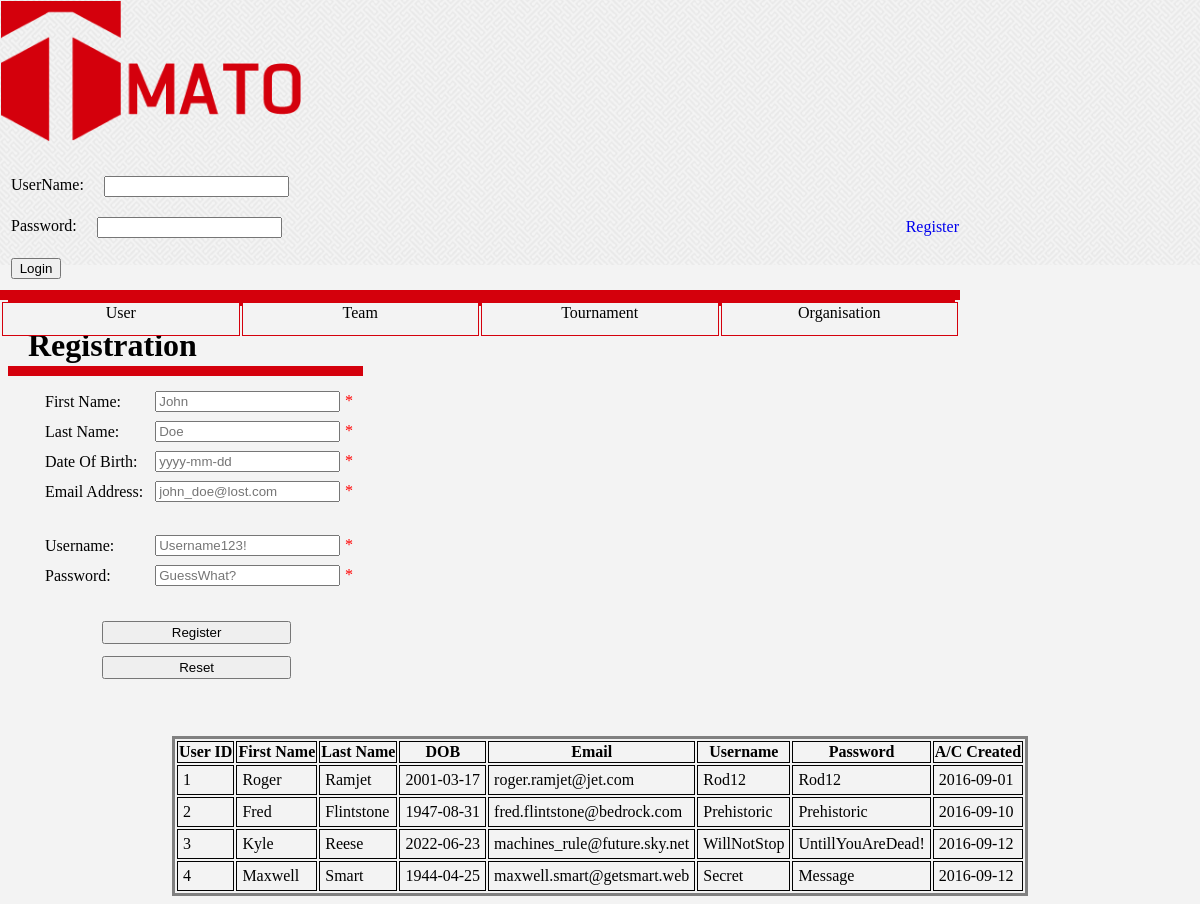
The page /registration.php on the database as committed earlier.
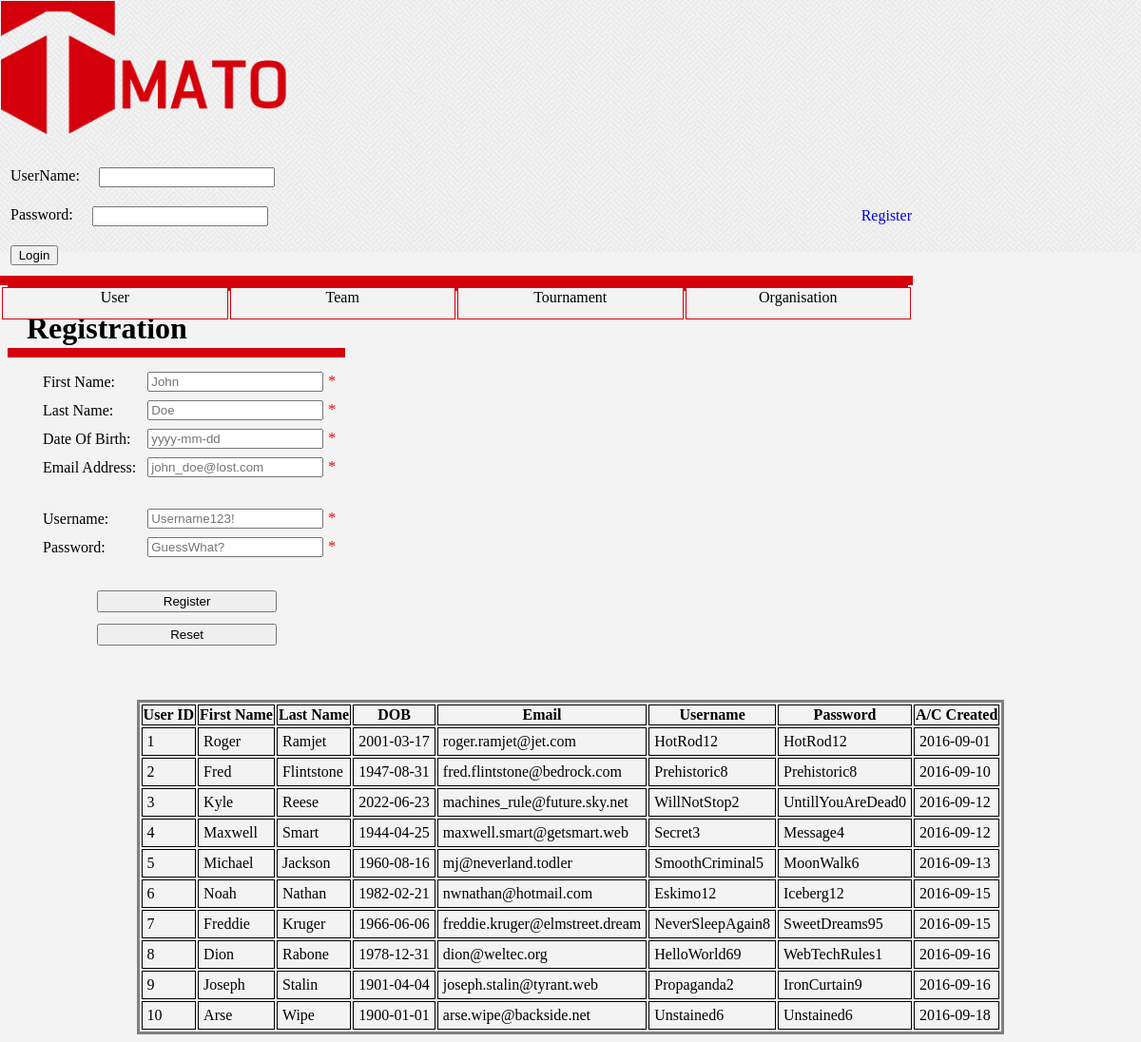
The same page on the database as committed later.
### tables this page shows
CREATE TABLE `user` (
  `User_ID` int(8) NOT NULL,
  `User_FName` varchar(32) NOT NULL,
  `User_LName` varchar(32) NOT NULL,
  `User_DOB` date NOT NULL,
  `User_Email` varchar(48) NOT NULL,
  `User_UName` varchar(20) NOT NULL,
  `User_Password` varchar(20) NOT NULL,
  `User_PwordHash` varchar(64) NOT NULL,
  `User_Created` date NOT NULL,
  `User_Bio` text,
  `User_DisplayName` int(1) NOT NULL DEFAULT '0',
  `User_DisplayAge` int(1) NOT NULL DEFAULT '0'
);

### registration.php (the view, shortened to what this page needs)
<!DOCTYPE html>
<?php
$fnameErr = $lnameErr = $dobErr = $emailErr = $unameErr = $pwordErr = "";
?>
<html>
    <head>
        <link rel="stylesheet" type="text/css" href="css/tmato_theme.css"/>
        <link rel="stylesheet" type="text/css" href="css/style.css"/>
    </head>
    <body>
        <div class="nonScroll">
            <form method="post" action="php/login_handler.php">
                <table class="table_header">
                    <tr>
                        <td><a href = "homepage.php"><img src="resources\images\tmato.png" class="logo"></a></td>
                    </tr>
                    <tr>
                        <td><div class="spacerSmall"></div></td>
                    </tr>
                    <tr>
                    	<td>
                        <?php
                        if (isset($_SESSION['loggedin']) && $_SESSION['loggedin'] == true) {
                        	$_SESSION['loggedin'] = true;
                        } else {
                        	echo "
	                            <label class='indent_01'>UserName:  </label>
	                            <input class='indent_01' type='text' name='username'>
	                            <label class='indent_01'>Password:  </label>
	                            <input class='indent_01' type='password' name='password'>
	                            <input class='indent_01' type='submit' value='Login'>
                        	";
                        }
                        ?>
                     	</td>
                        <td>
                        </td>
                        <td align="right">
                        <p align="right">
                        <?php
                        if (isset($_SESSION['loggedin']) && $_SESSION['loggedin'] == true) {
                        	echo "<a href='php/logout_handler.php' class='cleanLink'>logout</a>";
                        } else {
                            echo "<a href='registration.php' class='cleanLink'>Register</a>";
                        }
                        ?>
                        </p>
                     	</td>
                    </tr>
                </table>
            </form>
            <div class="pageBreak"></div>
            <div>
                <table class="table_nav">
                    <tr class="banner">
                        <td><a href ="user_account.php">User</a></td>
                        <td><a href ="team.php">Team</a></td>
                        <td><a href ="tournament.php">Tournament</a></td>
                        <td><a href ="organisation.php">Organisation</a></td>
                    </tr>
                </table>
            </div>
        </div>
        <div class="contentContainer">
        <div class="spacerLarge"></div>
        <h1>
            Registration
        </h1>
        <div class="headingBreak"></div>
        <div class="setBodyMargin">
            <form method="POST" action="<?php echo htmlspecialchars($_SERVER["PHP_SELF"]);?>">
                <table class="tb1">
                    <tr><td class="td1">First Name:</td><td></td><td><input type="text" placeholder="John" name="firstname" value="<?PHP if(isset($_POST['firstname'])) echo htmlspecialchars($_POST['firstname']); ?>">
                    	<span class="error">* <?php echo $fnameErr;?></span></td></tr>
                    <tr><td class="td1">Last Name:</td><td></td><td><input type="text" placeholder="Doe" name="lastname" value="<?PHP if(isset($_POST['lastname'])) echo htmlspecialchars($_POST['lastname']); ?>">
                    	<span class="error">* <?php echo $lnameErr;?></span></td></tr>
                    <tr><td class="td1">Date Of Birth:</td><td></td><td><input type="text" placeholder="yyyy-mm-dd" name="dob" value="<?PHP if(isset($_POST['dob'])) echo htmlspecialchars($_POST['dob']); ?>">
                    	<span class="error">* <?php echo $dobErr;?></span></td></tr>
                    <tr><td class="td1">Email Address:</td><td></td><td><input type="text" placeholder="john_doe@lost.com" name="email" value="<?PHP if(isset($_POST['email'])) echo htmlspecialchars($_POST['email']); ?>">
                    	<span class="error">* <?php echo $emailErr;?></span></td></tr>
                    <tr><td class="td1" colspan="3"></td></tr>
                    <tr><td class="td1" colspan="3"></td></tr>
                    <tr><td class="td1">Username:</td><td></td><td><input type="text" placeholder="Username123!" name="username" value="<?PHP if(isset($_POST['username'])) echo htmlspecialchars($_POST['username']); ?>">
                    	<span class="error">* <?php echo $unameErr;?></span></td></tr>
                    <tr><td class="td1">Password:</td><td></td><td><input type="password" placeholder="GuessWhat?" name="password" value="<?PHP if(isset($_POST['password'])) echo htmlspecialchars($_POST['password']); ?>">
                    	<span class="error">* <?php echo $pwordErr;?></span></td></tr>
                    <tr><td class="td1" colspan="3"></td></tr>
                    <tr><td class="td1" colspan="3"></td></tr>
                    <tr class="tr1" style="text-align:center"><td class="td1" colspan="3"><input class="btn" type="submit" name="submit" value="Register"></td></tr>
                    <tr class="tr1" style="text-align:center"><td class="td1" colspan="3"><input class="btn" type="reset" name="reset" value="Reset"></td></tr>
                    <tr>
                        <td class="reg_msg" colspan="3">
                        </td>
                    </tr>
                </table>
            </form>
        </div>
        <div>
            <br><br>
            <div class="div_user">
                <table class="tbl_user">
                    <tr>
                        <th class="th_user">User ID</th>
                        <th class="th_user">First Name</th>
                        <th class="th_user">Last Name</th>
                        <th class="th_user">DOB</th>
                        <th class="th_user">Email</th>
                        <th class="th_user">Username</th>
                        <th class="th_user">Password</th>
                        <th class="th_user">A/C Created</th>
                    </tr>
                    <?php
                    $connection = mysqli_connect("localhost:3306", "root", "", "tmato");
                    $result = mysqli_query($connection, "SELECT * FROM user;");
                    while ($output = mysqli_fetch_row($result)) {
                        echo"
                                <tr>
                                    <td class='td_user'>$output[0]</td>
                                    <td class='td_user'>$output[1]</td>
                                    <td class='td_user'>$output[2]</td>
                                    <td class='td_user'>$output[3]</td>
                                    <td class='td_user'>$output[4]</td>
                                    <td class='td_user'>$output[5]</td>
                                    <td class='td_user'>$output[6]</td>
                                    <td class='td_user'>$output[8]</td>
                                </tr>
                            ";
                    }
                    ?>
                </table>
            </div>
        </div>
        </div>
    </body>
</html>

### css/tmato_theme.css (style rules this page uses)
.nonScroll { display: block; position: fixed; top: 0; left: 0; z-index: 1; width: 100%; height: 265px; background: url("../resources/images/maze_white.gif"); }
.banner td { width: 25%; height: 30px; border: 1px solid #D4000C; border-collapse: collapse; background-color: #F3F3F3; }
.banner a { width: 100%; height: 100%; display: block; text-decoration: none; color: black; text-align: center; vertical-align: middle; padding: 0px; }
.logo { max-width: 300px; max-height: 160px; }
.spacerSmall { height: 16px; }
.spacerLarge { height: 288px; }
.pageBreak { background-color: #D4000C; height: 10px; width: 80%; }
.headingBreak { background-color: #D4000C; height: 10px; width: 30%; margin-top: -20px; }
.setBodyMargin { width: 80%; margin-left: 20px; }
.cleanLink { text-decoration: none; }
p { width: 80%; margin-left: 20px; }
h1 { margin-left: 20px; }
body { background-color: #F3F3F3; }
.table_header { border-spacing: 0; table-layout: fixed; width: 80%; }
.table_nav { width: 80%; }

### css/style.css (style rules this page uses)
.btn { width: 5cm; padding: 2px; margin: auto; }
.tb1 { padding: 10px; }
.td1 { padding: 5px; }
.reg_msg { color: green; text-align: center; }
.error { color: red; font-style: italic; }
.indent_01 { float: left; margin: 10px; min-width: 50px; max-width: 600px; }
.tbl_user { margin: auto; border-style: solid; }
.th_user { border-style: solid; border-width: .5px; font-weight: bold; }
.td_user { border-style: solid; border-width: .5px; padding: 5px; }

Rows that differ between the two databases and show on the page:
changed user "Roger": User_UName "Rod12" → "HotRod12"; User_Password "Rod12" → "HotRod12"
changed user "Fred": User_UName "Prehistoric" → "Prehistoric8"; User_Password "Prehistoric" → "Prehistoric8"
changed user "Kyle": User_UName "WillNotStop" → "WillNotStop2"; User_Password "UntillYouAreDead!" → "UntillYouAreDead0"
changed user "Maxwell": User_UName "Secret" → "Secret3"; User_Password "Message" → "Message4"
added user: User_ID "5", User_FName "Michael", User_LName "Jackson", User_DOB "1960-08-16", User_Email "mj@neverland.todler", User_UName "SmoothCriminal5", User_Password "MoonWalk6", User_Created "2016-09-13"
added user: User_ID "6", User_FName "Noah", User_LName "Nathan", User_DOB "1982-02-21", User_Email "nwnathan@hotmail.com", User_UName "Eskimo12", User_Password "Iceberg12", User_Created "2016-09-15"
added user: User_ID "7", User_FName "Freddie", User_LName "Kruger", User_DOB "1966-06-06", User_Email "freddie.kruger@elmstreet.dream", User_UName "NeverSleepAgain8", User_Password "SweetDreams95", User_Created "2016-09-15"
added user: User_ID "8", User_FName "Dion", User_LName "Rabone", User_DOB "1978-12-31", User_Email "dion@weltec.org", User_UName "HelloWorld69", User_Password "WebTechRules1", User_Created "2016-09-16"
added user: User_ID "9", User_FName "Joseph", User_LName "Stalin", User_DOB "1901-04-04", User_Email "joseph.stalin@tyrant.web", User_UName "Propaganda2", User_Password "IronCurtain9", User_Created "2016-09-16"
added user: User_ID "10", User_FName "Arse", User_LName "Wipe", User_DOB "1900-01-01", User_Email "arse.wipe@backside.net", User_UName "Unstained6", User_Password "Unstained6", User_Created "2016-09-18"
